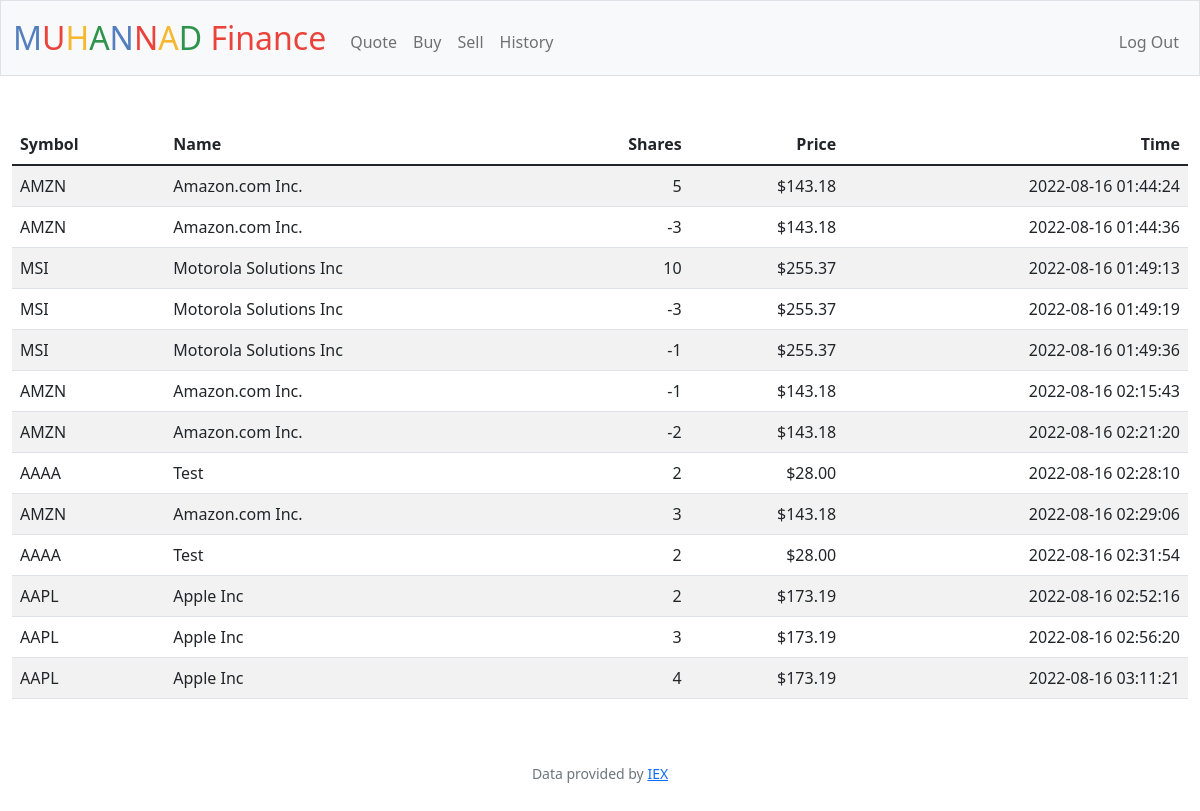
Page /history (signed in) on the committed database.
### tables this page shows
CREATE TABLE transactions(
transaction_number INTEGER PRIMARY KEY AUTOINCREMENT NOT NULL, 
user_id INT NOT NULL,
share_smbl varchar(6) NOT NULL,
pricePshare NUMERIC NOT NULL,
numFshares INT NOT NULL,
time DATETIME NOT NULL,
total NUMERIC NOT NULL
, share_name TEXT NOT NULL, type TEXT);

### app.py (the view)
@app.route("/history")
@login_required
def history():
    transactions = db.execute("SELECT share_smbl, share_name, numFshares, pricePshare, time FROM transactions WHERE user_id=? ORDER BY time",session["user_id"])
    return render_template("history.html", transactions=transactions)

### app.py (called while the page is built)
@app.after_request
def after_request(response):
    response.headers["Cache-Control"] = "no-cache, no-store, must-revalidate"
    response.headers["Expires"] = 0
    response.headers["Pragma"] = "no-cache"
    return response

### helpers.py (called while the page is built)
def login_required(f):
    @wraps(f)
    def decorated_function(*args, **kwargs):
        if session.get("user_id") is None:
            return redirect("/login")
        return f(*args, **kwargs)
    return decorated_function

### templates/history.html (shortened to what this page needs)
{% extends "layout.html" %}
{% block main%}
    <table class="table table-striped table-hover">
        <thead>
            <tr>
                <th class="text-start">Symbol</th>
                <th class="text-start">Name</th>
                <th class="text-end">Shares</th>
                <th class="text-end">Price</th>
                <th class="text-end">Time</th>
            </tr>
        </thead>
        <tbody>
            {% for row in transactions %}
                <tr>
                    <td class="text-start">{{ row.share_smbl }}</td>
                    <td class="text-start">{{ row.share_name }}</td>
                    <td class="text-end">{{ row.numFshares }}</td>
                    <td class="text-end"> {{ "$%.2f"|format(row.pricePshare) }}</td>
                    <td class="text-end">{{ row.time }}</td>
                </tr>
            {% endfor %}
        </tbody>
    </table>
{% endblock%}

### templates/layout.html (shortened to what this page needs)
<!DOCTYPE html>
<html lang="en">
    <head>
        <link href="https://cdn.jsdelivr.net/npm/bootstrap@5.1.3/dist/css/bootstrap.min.css" rel="stylesheet">
        <link href="/static/styles.css" rel="stylesheet">
    </head>
    <body>
        <nav class="bg-light border navbar navbar-expand-md navbar-light">
            <div class="container-fluid">
                <a class="navbar-brand" href="/"><span class="blue">M</span><span class="red">U</span><span class="yellow">H</span><span class="green">A</span><span class="blue">N</span><span class="red">N</span><span class="yellow">A</span><span class="green">D</span> <span class="red">Finance</span></a>
                <div class="collapse navbar-collapse" id="navbar">
                    {% if session["user_id"] %}
                        <ul class="navbar-nav me-auto mt-2">
                            <li class="nav-item"><a class="nav-link" href="/quote">Quote</a></li>
                            <li class="nav-item"><a class="nav-link" href="/buy">Buy</a></li>
                            <li class="nav-item"><a class="nav-link" href="/sell">Sell</a></li>
                            <li class="nav-item"><a class="nav-link" href="/history">History</a></li>
                        </ul>
                        <ul class="navbar-nav ms-auto mt-2">
                            <li class="nav-item"><a class="nav-link" href="/logout">Log Out</a></li>
                        </ul>
                    {% else %}
                        <ul class="navbar-nav ms-auto mt-2">
                            <li class="nav-item"><a class="nav-link" href="/register">Register</a></li>
                            <li class="nav-item"><a class="nav-link" href="/login">Log In</a></li>
                        </ul>
                    {% endif %}
                </div>
            </div>
        </nav>
        <main class="container-fluid py-5 text-center">
            {% block main %}{% endblock %}
        </main>
        <footer class="mb-5 small text-center text-muted">
            Data provided by <a href="https://iexcloud.io/">IEX</a>
        </footer>
    </body>
</html>

### static/styles.css (style rules this page uses)
nav .navbar-brand { font-size: xx-large; }
nav .navbar-brand .blue { color: #537fbe; }
nav .navbar-brand .red { color: #ea433b; }
nav .navbar-brand .yellow { color: #f5b82e; }
nav .navbar-brand .green { color: #2e944b; }

### rows in the picture
transactions: share_smbl "AMZN", share_name "Amazon.com Inc.", numFshares "5", pricePshare "$143.18", time "2022-08-16 01:44:24"
transactions: share_smbl "AMZN", share_name "Amazon.com Inc.", numFshares "-3", pricePshare "$143.18", time "2022-08-16 01:44:36"
transactions: share_smbl "MSI", share_name "Motorola Solutions Inc", numFshares "10", pricePshare "$255.37", time "2022-08-16 01:49:13"
transactions: share_smbl "MSI", share_name "Motorola Solutions Inc", numFshares "-3", pricePshare "$255.37", time "2022-08-16 01:49:19"
transactions: share_smbl "MSI", share_name "Motorola Solutions Inc", numFshares "-1", pricePshare "$255.37", time "2022-08-16 01:49:36"
transactions: share_smbl "AMZN", share_name "Amazon.com Inc.", numFshares "-1", pricePshare "$143.18", time "2022-08-16 02:15:43"
transactions: share_smbl "AMZN", share_name "Amazon.com Inc.", numFshares "-2", pricePshare "$143.18", time "2022-08-16 02:21:20"
transactions: share_smbl "AAAA", share_name "Test", numFshares "2", pricePshare "$28.00", time "2022-08-16 02:28:10"
transactions: share_smbl "AMZN", share_name "Amazon.com Inc.", numFshares "3", pricePshare "$143.18", time "2022-08-16 02:29:06"
transactions: share_smbl "AAAA", share_name "Test", numFshares "2", pricePshare "$28.00", time "2022-08-16 02:31:54"
transactions: share_smbl "AAPL", share_name "Apple Inc", numFshares "2", pricePshare "$173.19", time "2022-08-16 02:52:16"
transactions: share_smbl "AAPL", share_name "Apple Inc", numFshares "3", pricePshare "$173.19", time "2022-08-16 02:56:20"
transactions: share_smbl "AAPL", share_name "Apple Inc", numFshares "4", pricePshare "$173.19", time "2022-08-16 03:11:21"
